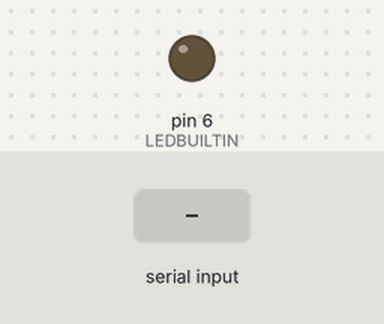
Recording of a sketch running on a simulated Arduino Uno, built with avr-gcc and run on an emulated ATmega328P. Shown: output pins drawn as LEDs (lit = HIGH). Inputs (shaded band) come from the test bench. What the sketch prints to the serial monitor is not drawn.

Above: at 1.2 s.
1.3 s: "1" received over Serial
At 2.6 s:
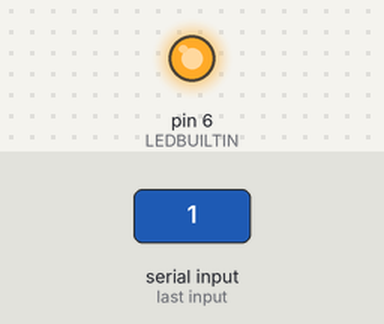
Timing chart, 0 to 4.8 s (numbered marks = the images above; inputs shaded):
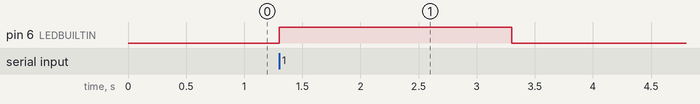

The sketch:

Blink.ino
```cpp
int data;
int LEDBUILTIN=6;

void setup() {
  Serial.begin(9600); //initialize serial COM at 9600 baudrate
  pinMode(LEDBUILTIN, OUTPUT); //make the motor pin (6) as output
  digitalWrite (LEDBUILTIN, LOW);

  Serial.println("Hi!, I am Arduino");
}

void loop() {
while (Serial.available()){
  data = Serial.read();
}

if (data == '1')
{digitalWrite (LEDBUILTIN, HIGH);
delay(2000);
digitalWrite (LEDBUILTIN, LOW);
delay(2000);
data=0;
}

else if (data == '0')
digitalWrite (LEDBUILTIN, LOW);

}
```

Measured:
- after the input at 1.3 s, pin 6 (LEDBUILTIN): LOW → HIGH at once, → LOW 2.0 s later
